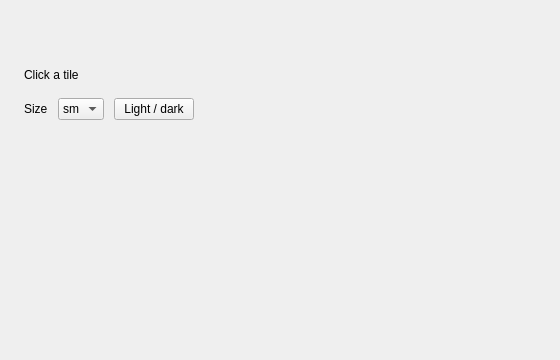
<?xml version="1.0" encoding="UTF-8"?>
<ui version="4.0">
 <class>MainWindow</class>
 <widget class="QMainWindow" name="MainWindow">
  <property name="geometry">
   <rect>
    <x>0</x>
    <y>0</y>
    <width>560</width>
    <height>360</height>
   </rect>
  </property>
  <property name="windowTitle">
   <string>QCustomFeaturedIcon</string>
  </property>
  <widget class="QWidget" name="centralwidget">
   <layout class="QVBoxLayout" name="mainLayout">
    <property name="spacing">
     <number>16</number>
    </property>
    <property name="leftMargin">
     <number>24</number>
    </property>
    <property name="topMargin">
     <number>24</number>
    </property>
    <property name="rightMargin">
     <number>24</number>
    </property>
    <property name="bottomMargin">
     <number>24</number>
    </property>
    <item>
     <layout class="QGridLayout" name="tileGrid">
      <property name="spacing">
       <number>14</number>
      </property>
      <item row="0" column="0">
       <widget class="QCustomFeaturedIcon" name="tileTintedRounded">
        <property name="iconPath" stdset="0">
         <string>Qss/icons/icons/feather/send.svg</string>
        </property>
        <property name="variant" stdset="0">
         <string>tinted</string>
        </property>
        <property name="shape" stdset="0">
         <string>rounded</string>
        </property>
        <property name="sizeVariant" stdset="0">
         <string>lg</string>
        </property>
       </widget>
      </item>
      <item row="1" column="0">
       <widget class="QCustomFeaturedIcon" name="tileTintedCircle">
        <property name="iconPath" stdset="0">
         <string>Qss/icons/icons/feather/send.svg</string>
        </property>
        <property name="variant" stdset="0">
         <string>tinted</string>
        </property>
        <property name="shape" stdset="0">
         <string>circle</string>
        </property>
        <property name="sizeVariant" stdset="0">
         <string>lg</string>
        </property>
       </widget>
      </item>
      <item row="2" column="0">
       <widget class="QCustomFeaturedIcon" name="tileTintedSquare">
        <property name="iconPath" stdset="0">
         <string>Qss/icons/icons/feather/send.svg</string>
        </property>
        <property name="variant" stdset="0">
         <string>tinted</string>
        </property>
        <property name="shape" stdset="0">
         <string>square</string>
        </property>
        <property name="sizeVariant" stdset="0">
         <string>lg</string>
        </property>
       </widget>
      </item>
      <item row="0" column="1">
       <widget class="QCustomFeaturedIcon" name="tileFilledRounded">
        <property name="iconPath" stdset="0">
         <string>Qss/icons/icons/feather/send.svg</string>
        </property>
        <property name="variant" stdset="0">
         <string>filled</string>
        </property>
        <property name="shape" stdset="0">
         <string>rounded</string>
        </property>
        <property name="sizeVariant" stdset="0">
         <string>lg</string>
        </property>
       </widget>
      </item>
      <item row="1" column="1">
       <widget class="QCustomFeaturedIcon" name="tileFilledCircle">
        <property name="iconPath" stdset="0">
         <string>Qss/icons/icons/feather/send.svg</string>
        </property>
        <property name="variant" stdset="0">
         <string>filled</string>
        </property>
        <property name="shape" stdset="0">
         <string>circle</string>
        </property>
        <property name="sizeVariant" stdset="0">
         <string>lg</string>
        </property>
       </widget>
      </item>
      <item row="2" column="1">
       <widget class="QCustomFeaturedIcon" name="tileFilledSquare">
        <property name="iconPath" stdset="0">
         <string>Qss/icons/icons/feather/send.svg</string>
        </property>
        <property name="variant" stdset="0">
         <string>filled</string>
        </property>
        <property name="shape" stdset="0">
         <string>square</string>
        </property>
        <property name="sizeVariant" stdset="0">
         <string>lg</string>
        </property>
       </widget>
      </item>
      <item row="0" column="2">
       <widget class="QCustomFeaturedIcon" name="tileOutlineRounded">
        <property name="iconPath" stdset="0">
         <string>Qss/icons/icons/feather/send.svg</string>
        </property>
        <property name="variant" stdset="0">
         <string>outline</string>
        </property>
        <property name="shape" stdset="0">
         <string>rounded</string>
        </property>
        <property name="sizeVariant" stdset="0">
         <string>lg</string>
        </property>
       </widget>
      </item>
      <item row="1" column="2">
       <widget class="QCustomFeaturedIcon" name="tileOutlineCircle">
        <property name="iconPath" stdset="0">
         <string>Qss/icons/icons/feather/send.svg</string>
        </property>
        <property name="variant" stdset="0">
         <string>outline</string>
        </property>
        <property name="shape" stdset="0">
         <string>circle</string>
        </property>
        <property name="sizeVariant" stdset="0">
         <string>lg</string>
        </property>
       </widget>
      </item>
      <item row="2" column="2">
       <widget class="QCustomFeaturedIcon" name="tileOutlineSquare">
        <property name="iconPath" stdset="0">
         <string>Qss/icons/icons/feather/send.svg</string>
        </property>
        <property name="variant" stdset="0">
         <string>outline</string>
        </property>
        <property name="shape" stdset="0">
         <string>square</string>
        </property>
        <property name="sizeVariant" stdset="0">
         <string>lg</string>
        </property>
       </widget>
      </item>
      <item row="0" column="3">
       <widget class="QCustomFeaturedIcon" name="tileGradientRounded">
        <property name="iconPath" stdset="0">
         <string>Qss/icons/icons/feather/send.svg</string>
        </property>
        <property name="variant" stdset="0">
         <string>gradient</string>
        </property>
        <property name="shape" stdset="0">
         <string>rounded</string>
        </property>
        <property name="sizeVariant" stdset="0">
         <string>lg</string>
        </property>
       </widget>
      </item>
      <item row="1" column="3">
       <widget class="QCustomFeaturedIcon" name="tileGradientCircle">
        <property name="iconPath" stdset="0">
         <string>Qss/icons/icons/feather/send.svg</string>
        </property>
        <property name="variant" stdset="0">
         <string>gradient</string>
        </property>
        <property name="shape" stdset="0">
         <string>circle</string>
        </property>
        <property name="sizeVariant" stdset="0">
         <string>lg</string>
        </property>
       </widget>
      </item>
      <item row="2" column="3">
       <widget class="QCustomFeaturedIcon" name="tileGradientSquare">
        <property name="iconPath" stdset="0">
         <string>Qss/icons/icons/feather/send.svg</string>
        </property>
        <property name="variant" stdset="0">
         <string>gradient</string>
        </property>
        <property name="shape" stdset="0">
         <string>square</string>
        </property>
        <property name="sizeVariant" stdset="0">
         <string>lg</string>
        </property>
       </widget>
      </item>
     </layout>
    </item>
    <item>
     <widget class="QLabel" name="statusLabel">
      <property name="text">
       <string>Click a tile</string>
      </property>
     </widget>
    </item>
    <item>
     <layout class="QHBoxLayout" name="controlsRow">
      <property name="spacing">
       <number>10</number>
      </property>
      <item>
       <widget class="QLabel" name="sizeCaption">
        <property name="text">
         <string>Size</string>
        </property>
       </widget>
      </item>
      <item>
       <widget class="QComboBox" name="sizeCombo">
        <item>
         <property name="text">
          <string>sm</string>
         </property>
        </item>
        <item>
         <property name="text">
          <string>md</string>
         </property>
        </item>
        <item>
         <property name="text">
          <string>lg</string>
         </property>
        </item>
        <item>
         <property name="text">
          <string>xl</string>
         </property>
        </item>
       </widget>
      </item>
      <item>
       <widget class="QPushButton" name="themeBtn">
        <property name="text">
         <string>Light / dark</string>
        </property>
       </widget>
      </item>
      <item>
       <spacer name="controlsSpacer">
        <property name="orientation">
         <enum>Qt::Horizontal</enum>
        </property>
        <property name="sizeHint" stdset="0">
         <size>
          <width>40</width>
          <height>20</height>
         </size>
        </property>
       </spacer>
      </item>
     </layout>
    </item>
    <item>
     <spacer name="bottomSpacer">
      <property name="orientation">
       <enum>Qt::Vertical</enum>
      </property>
      <property name="sizeHint" stdset="0">
       <size>
        <width>20</width>
        <height>10</height>
       </size>
      </property>
     </spacer>
    </item>
   </layout>
  </widget>
 </widget>
 <customwidgets>
  <customwidget>
   <class>QCustomFeaturedIcon</class>
   <extends>QWidget</extends>
   <header location="global">Custom_Widgets.QCustomFeaturedIcon.h</header>
  </customwidget>
 </customwidgets>
 <resources/>
 <connections/>
</ui>
